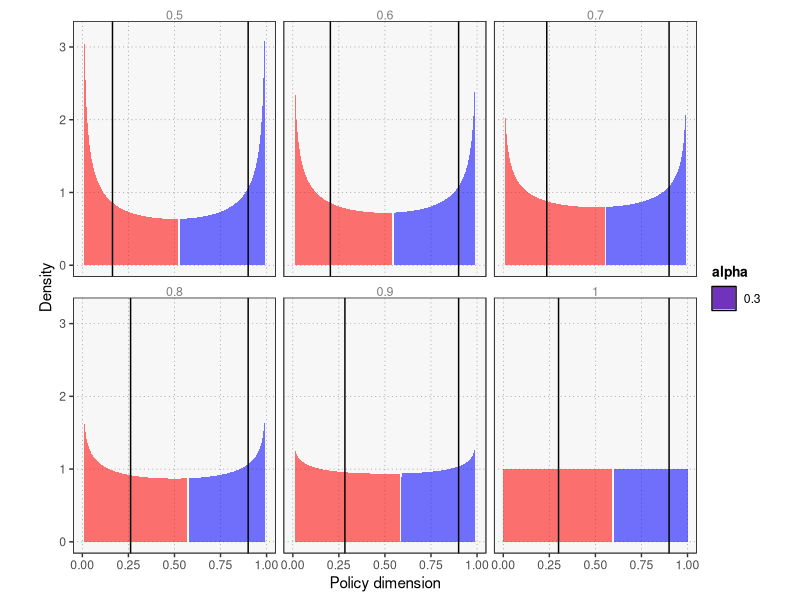
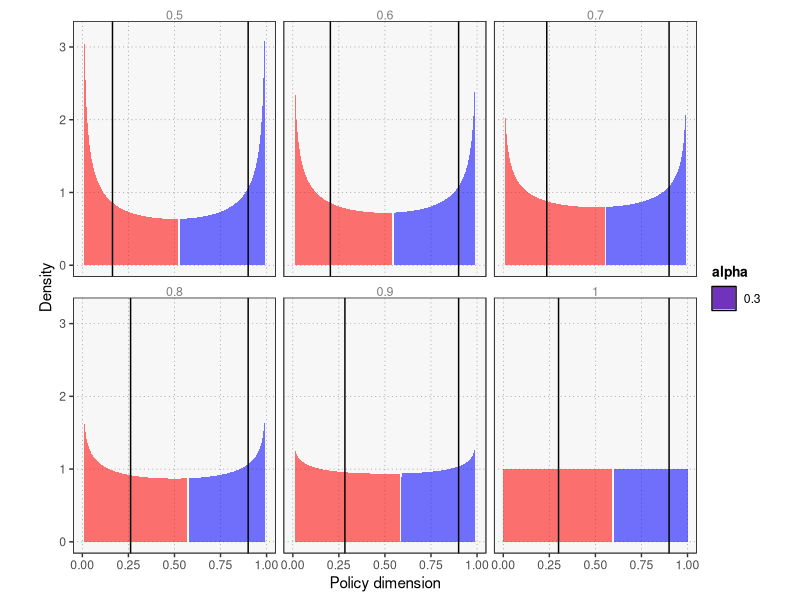

Here is the R script that generated these plots, in order:
library(ggplot2)

theme_sv <- function(){
  theme_bw(base_size=11) %+replace%
  theme(
    panel.grid.major =  element_line(
      colour = "grey50",
      size = 0.2,
      linetype = "dotted"),
    panel.grid.minor = element_blank(),
    panel.background = element_rect(fill = "grey97"),
    plot.margin = unit(c(0.2, 1, 0.2, 1), "cm"),
    legend.margin = margin(0, 0, 0, 0),
    legend.title = element_text(size = 10, face = "bold"),
    strip.background = element_rect(fill= NULL, colour = "white", linetype = NULL),
    strip.text = element_text(colour = 'grey50', size = 9, vjust = 0.5)
  )
}


n <- 0.9 # national party's policy position

qunif(n)
F_n <- pbeta(n, 0.5, 0.5)
R <- qbeta(F_n / 3, 0.5, 0.5)
pbeta(R, 0.5, 0.5)
F_n - pbeta(R, 0.5, 0.5)


beta_par <- c(1, 0.9, 0.8, 0.7, 0.6, 0.5)
calc_pos <- function(N, par){
  dens_vec <- dbeta(seq(0, 1, by = 0.01), par, par)
  F_n <- pbeta(N, par, par)
  R <- qbeta(F_n / 3, par, par)
  F_r <- pbeta(R, par, par)
  out <- data.frame(dens = dens_vec, x = seq(0, 1, by = 0.01), N = N, R = R, beta_par = par)
  out$vote <- "N"
  out$vote[out$x < floor((N + R)/2 * 100) / 100] <- "R"
  return(out)
}

beta_tables <- lapply(as.list(beta_par), function(x) calc_pos(0.9, x))
beta_tables <- do.call(rbind, beta_tables)

ggplot(beta_tables, aes(x = x)) +
  geom_area(data = beta_tables[beta_tables$vote == "R", ], aes(x = x, y = dens, alpha = .3), fill = "red") +
  geom_area(data = beta_tables[beta_tables$vote == "N", ], aes(x = x, y = dens, alpha = .3), fill = "blue") +
  geom_vline(aes(xintercept = R)) +
  geom_vline(aes(xintercept = N)) +
  facet_wrap(. ~ beta_par) +
  labs(x = "Policy dimension", y = "Density") +
  theme_sv()
ggsave("output/polarisation.pdf", width = 6, height = 4)